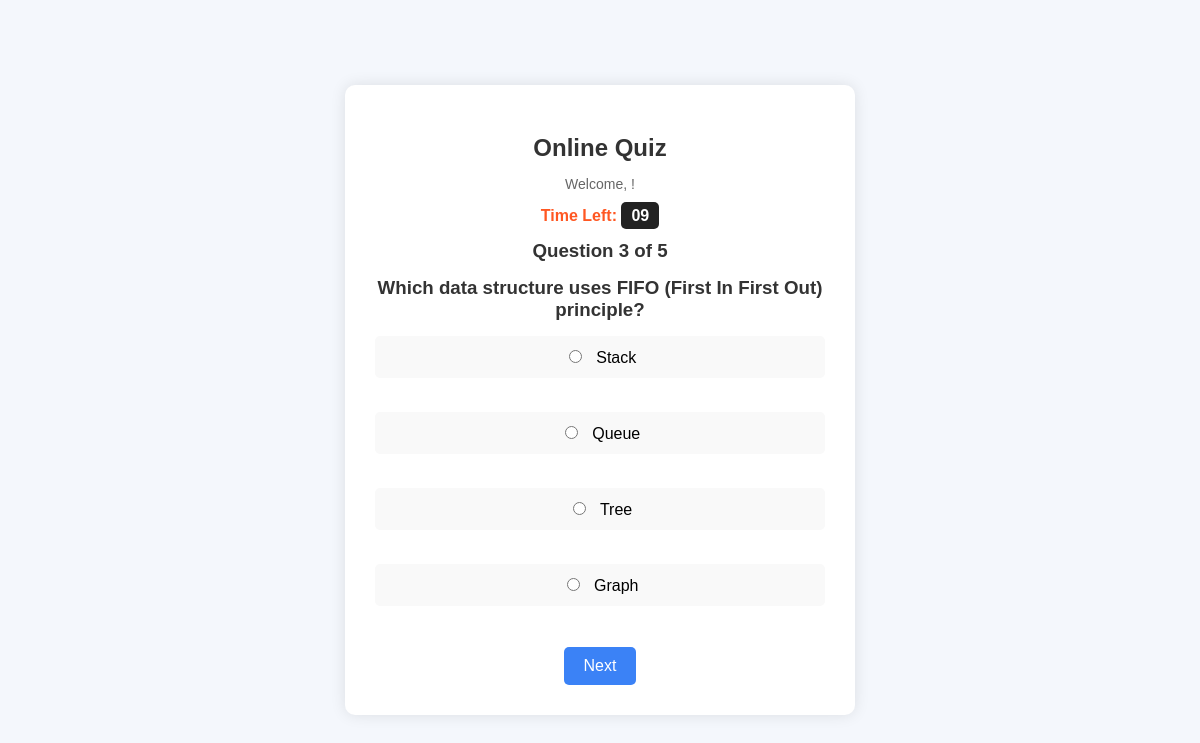
/questions/3/, run on the app's committed database.
### Exam_Portel/models.py (models this page shows, shortened)
class Questions(models.Model):
    question_text = models.CharField(max_length=100,null=True,blank=True)
    option1 = models.CharField(max_length=100,null=True,blank=True)
    option2 = models.CharField(max_length=100,null=True,blank=True)
    option3 = models.CharField(max_length=100,null=True,blank=True)
    option4 = models.CharField(max_length=100,null=True,blank=True)
    ANSWER_CHOICES = (
        ('option1', 'Option 1'),
        ('option2', 'Option 2'),
        ('option3', 'Option 3'),
        ('option4', 'Option 4'),
    )
    correct_answer = models.CharField(max_length=10, choices=ANSWER_CHOICES)

### Exam_Portel/views.py (the view, shortened to what this page needs)
# urls.py: path('questions/<int:q_no>/', views.questions, name='questions'),
def questions(request,q_no=1):
    total = Questions.objects.count()
    if q_no > total:
        return redirect('result')
    question = get_object_or_404(Questions,id=q_no)
    return render(request, 'students/questions.html', {'question': question, 'current': q_no, 'total': total})

### Exam_Portel/templates/students/questions.html (shortened to what this page needs)
{% load static %}
<!DOCTYPE html>
<html lang="en">
<head>
    <link rel="stylesheet" href="{% static 'css/students/questions.css' %}">
</head>
<body>
    <div class="quiz-container">
        <h2>Online Quiz</h2>
        <p class="welcome">Welcome, {{ user.username }}!</p>
        <div class="timer">
            Time Left: <span id="time">00:00</span>
        </div>
        <h3>Question {{ current }} of {{ total }}</h3>
        <h3>{{ question.question_text }}</h3>
        <form method="post" id="quizForm">
            <label>
                <input type="radio" name="answer" value="option1" >
                {{ question.option1 }}
            </label><br>
            <label>
                <input type="radio" name="answer" value="option2">
                {{ question.option2 }}
            </label><br>
            <label>
                <input type="radio" name="answer" value="option3">
                {{ question.option3 }}
            </label><br>
            <label>
                <input type="radio" name="answer" value="option4">
                {{ question.option4 }}
            </label><br>
            <button type="submit" id="next-btn" class="btn next-btn">Next</button>
        </form>
    </div>
</body>
</html>

### Exam_Portel/static/css/students/questions.css (style rules this page uses)
body { font-family: 'Arial', sans-serif; background-color: #f4f7fc; margin: 0; padding: 0; display: flex; justify-content: center; align-items: center; height: 100vh; }
.quiz-container { background: #fff; width: 450px; padding: 30px; border-radius: 10px; box-shadow: 0px 0px 15px rgba(0,0,0,0.1); text-align: center; }
h2 { margin-bottom: 10px; color: #333; }
.welcome { font-size: 14px; color: #666; margin-bottom: 15px; }
.timer { font-size: 16px; font-weight: bold; color: #ff5722; margin-bottom: 15px; }
#time { background: #222; color: #fff; padding: 5px 10px; border-radius: 5px; }
h3 { color: #333; margin: 10px 0 15px; }
label { display: block; background: #f9f9f9; margin: 8px 0; padding: 10px; border-radius: 5px; cursor: pointer; border: 1px solid transparent; transition: all 0.3s ease; }
input[type="radio"] { margin-right: 10px; }
.btn { display: inline-block; background-color: #3b82f6; color: white; padding: 10px 20px; border: none; border-radius: 5px; cursor: pointer; font-size: 16px; margin-top: 15px; transition: all 0.3s ease; }

### data on the page
Questions: question_text "Which data structure uses FIFO (First In First Out) principle?", option1 "Stack", option2 "Queue", option3 "Tree", option4 "Graph"

### other printed values
{{ current }} "3"
{{ total }} "5"
